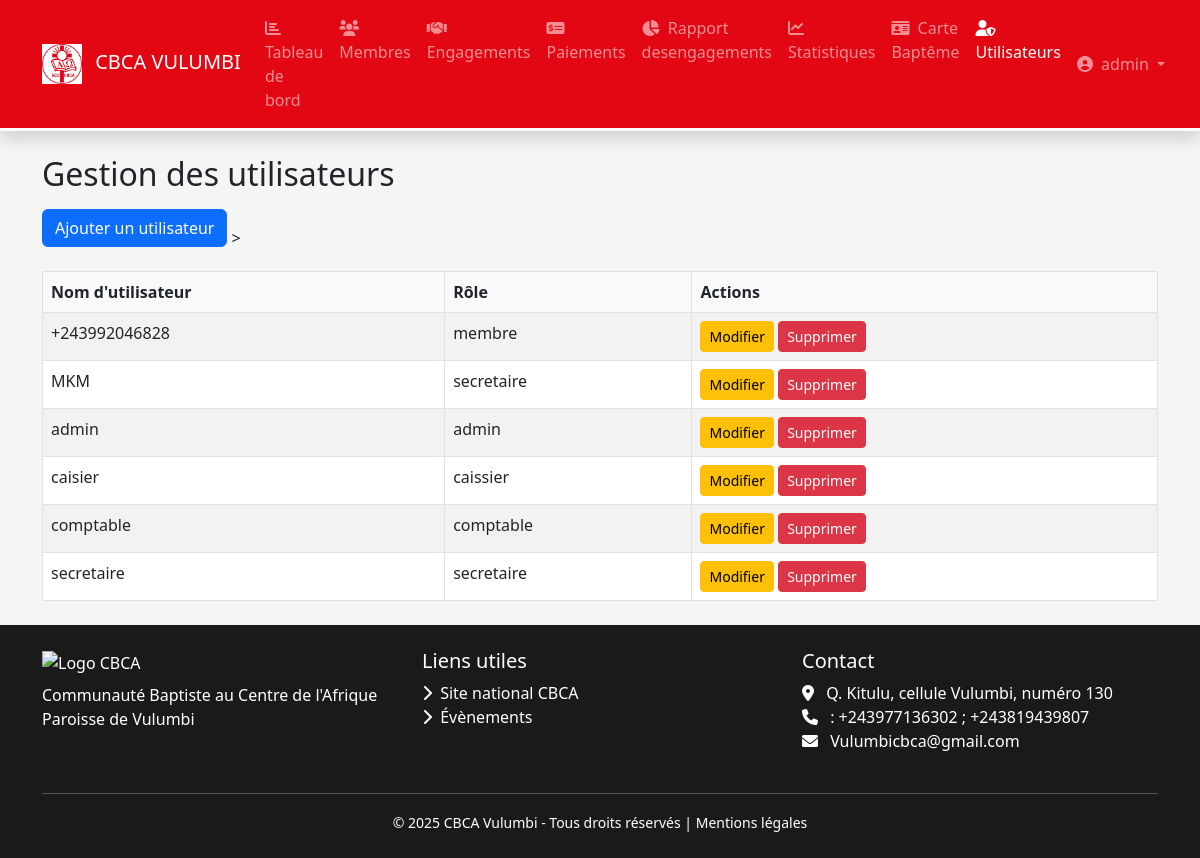
The app's page /utilisateurs (signed in) with its own data.
### models.py (models this page shows, shortened)
class User(db.Model, UserMixin):
    __tablename__ = 'users'
    id = db.Column(db.Integer, primary_key=True)
    username = db.Column(db.String(50), unique=True, nullable=False)
    password_hash = db.Column(db.String(128), nullable=False)
    role = db.Column(db.String(20), default='user')
    last_login = db.Column(db.DateTime)
    created_at = db.Column(db.DateTime, default=datetime.utcnow)

### app.py (the view)
@app.route('/utilisateurs')
@login_required
@role_required('admin')
def liste_utilisateurs():
    from models import User
    users = User.query.order_by(User.username).all()
    return render_template('utilisateurs/liste.html', title="Utilisateurs", users=users)

### app.py (called while the page is built)
@login_manager.user_loader
def load_user(user_id):
    from models import User
    return User.query.get(int(user_id))

def role_required(*roles):
    def decorator(f):
        @wraps(f)
        def decorated_function(*args, **kwargs):
            if not current_user.is_authenticated or current_user.role not in roles:
                flash("Accès non autorisé", "danger")
                return redirect(url_for('accueil'))
            return f(*args, **kwargs)
        return decorated_function
    return decorator

### templates/utilisateurs/liste.html (shortened to what this page needs)
{% extends "base.html" %}
{% block content %}
<h2 class="mb-3">Gestion des utilisateurs</h2>
<a href="{{ url_for('ajouter_utilisateur') }}" class="btn btn-primary mb-4">Ajouter un utilisateur</a>
<table class="table table-bordered table-striped">
    <thead>
        <tr>
            <th>Nom d'utilisateur</th>
            <th>Rôle</th>
            <th>Actions</th>
        </tr>
    </thead>
    <tbody>
        {% for user in users %}
        <tr>
            <td>{{ user.username }}</td>
            <td>{{ user.role }}</td>
            <td>
                <a href="{{ url_for('modifier_utilisateur', id=user.id) }}" class="btn btn-sm btn-warning">Modifier</a>
                <form action="{{ url_for('supprimer_utilisateur', id=user.id) }}" method="POST" style="display:inline-block;" onsubmit="return confirm('Confirmer la suppression ?')">
                    <button type="submit" class="btn btn-sm btn-danger">Supprimer</button>
                </form>
            </td>
        </tr>
        {% endfor %}
    </tbody>
</table>
{% endblock %}

### templates/base.html (shortened to what this page needs)
<!DOCTYPE html>
<html lang="fr">
<head>
    <link href="https://cdn.jsdelivr.net/npm/bootstrap@5.3.0/dist/css/bootstrap.min.css" rel="stylesheet">
    <link href="https://cdnjs.cloudflare.com/ajax/libs/font-awesome/6.0.0/css/all.min.css" rel="stylesheet">
    <link rel="stylesheet" href="{{ url_for('static', filename='css/style.css') }}">
</head>
<body>
<nav class="navbar navbar-expand-lg navbar-dark navbar-cbca shadow">
    <div class="container">
        <a class="navbar-brand" href="{% if current_user.is_authenticated and current_user.role == 'membre' %}{{ url_for('accueil_membre') }}{% else %}{{ url_for('accueil') }}{% endif %}">
            <img src="{{ url_for('static', filename='logo.JPG') }}" alt="Logo CBCA" height="40" class="me-2">
            <span class="d-none d-md-inline">CBCA VULUMBI</span>
        </a>
        <div class="collapse navbar-collapse" id="navbarContent">
            <ul class="navbar-nav me-auto">
                {% if current_user.is_authenticated and  (current_user.role == 'admin' or current_user.role == 'secretaire' or current_user.role == 'caissier' or current_user.role == 'comptable' )  %}
                    <li class="nav-item">
                        <a class="nav-link {% if request.endpoint == 'accueil' %}active{% endif %}" href="{{ url_for('accueil') }}">
                            <i class="fas fa-chart-bar me-1"></i> Tableau de bord
                        </a>
                    </li>
                    <li class="nav-item">
                        <a class="nav-link {% if request.endpoint and request.endpoint.startswith('liste_membres') %}active{% endif %}" href="{{ url_for('liste_membres') }}">
                            <i class="fas fa-users me-1"></i> Membres
                        </a>
                    </li>
                    {% if  current_user.role == 'admin' or current_user.role == 'comptable' or current_user.role == 'caissier'%}
                    <li class="nav-item">
                        <a class="nav-link {% if request.endpoint and request.endpoint.startswith('liste_engagements') %}active{% endif %}" href="{{ url_for('liste_engagements') }}">
                            <i class="fas fa-handshake me-1"></i> Engagements
                        </a>
                    </li>
                    {% endif %}
                    {% if  current_user.role == 'admin' or current_user.role == 'caissier' or current_user.role=='comptable'%}
                    <li class="nav-item">
                        <a class="nav-link {% if request.endpoint and request.endpoint.startswith('liste_paiements') %}active{% endif %}" href="{{ url_for('liste_paiements') }}">
                            <i class="fas fa-money-check-alt me-1"></i> Paiements
                        </a>
                    </li>
                    {% endif %}
                    {% if current_user.role == 'admin' or current_user.role == 'comptable' or current_user.role == 'caissier' %}
        <li class="nav-item">
            <a class="nav-link {% if request.endpoint and request.endpoint.startswith('etat_engagements') %}active{% endif %}" href="{{ url_for('etat_engagements') }}">
                <i class="fas fa-chart-pie me-1"></i> Rapport desengagements
            </a>
        </li>
        {% endif %}
        {% if current_user.role == 'admin' or current_user.role == 'comptable' or current_user.role == 'caissier' %}
<li class="nav-item">
    <a class="nav-link {% if request.endpoint and request.endpoint.startswith('statistiques_annuelles') %}active{% endif %}" href="{{ url_for('statistiques_annuelles') }}">
        <i class="fas fa-chart-line me-1"></i> Statistiques
    </a>
</li>
{% endif %}
                    {% if  current_user.role == 'admin' or current_user.role == 'secretaire' %}
                    <li class="nav-item">
                        <a class="nav-link {% if request.endpoint and request.endpoint.startswith('liste_carte') %}active{% endif %}" href="{{ url_for('liste_carte') }}">
                            <i class="fas fa-id-card me-1"></i> Carte Baptême
                        </a>
                    </li>
                    {% endif %}
                    {% if  current_user.role == 'admin'%}
                    <li class="nav-item">
                        <a class="nav-link {% if request.endpoint and request.endpoint.startswith('liste_utilisateurs') %}active{% endif %}" href="{{ url_for('liste_utilisateurs') }}">
                            <i class="fas fa-user-shield me-1"></i> Utilisateurs
                        </a>
                    </li>
                    {% endif %}
                {% endif %}
            </ul>
            <ul class="navbar-nav">
                {% if current_user.is_authenticated %}
                <li class="nav-item dropdown">
                    <a class="nav-link dropdown-toggle" href="#" id="userDropdown" data-bs-toggle="dropdown">
                        <i class="fas fa-user-circle me-1"></i> {{ current_user.username }}
                    </a>
                </li>
                {% else %}
                <li class="nav-item">
                    <a class="nav-link" href="{{ url_for('login') }}">
                        <i class="fas fa-sign-in-alt me-1"></i> Connexion
                    </a>
                </li>
                {% endif %}
            </ul>
        </div>
    </div>
</nav>
<main class="container my-4 flex-grow-1">
    {% block content %}{% endblock %}
</main>
<footer class="py-4 text-white">
    <div class="container">
        <div class="row">
            <div class="col-md-4 mb-3">
                <img src="{{ url_for('static', filename='images/logo-cbca-white.png') }}" alt="Logo CBCA" height="50">
                <p class="mt-2 mb-0">Communauté Baptiste au Centre de l'Afrique<br>Paroisse de Vulumbi</p>
            </div>
            <div class="col-md-4 mb-3">
                <h5>Liens utiles</h5>
                <ul class="list-unstyled">
                    <li><a href="#" class="text-white text-decoration-none"><i class="fas fa-chevron-right me-1"></i> Site national CBCA</a></li>
                    <li><a href="https://www.bing.com/ck/a?!&&p=1d14503afc3ae7288a9dafbea88a6fae0a4e4fc865662607309451a5b9782316JmltdHM9MTc1NTU2MTYwMA&ptn=3&ver=2&hsh=4&fclid=2bdc9d18-43a1-656a-25f7-8b0b47a163b1&psq=CBCA&u=a1aHR0cHM6Ly93d3cub2lrb3VtZW5lLm9yZy9mci9tZW1iZXItY2h1cmNoZXMvY29tbXVuaXR5LW9mLWJhcHRpc3QtY2h1cmNoZXMtaW4tY2VudHJhbC1hZnJpY2EjOn46dGV4dD1UaGUlMjBDb21tdW5pdHklMjBvZiUyMEJhcHRpc3QlMjBDaHVyY2hlcyUyMGluJTIwQ2VudHJhbCUyMEFmcmljYSxvZiUyMENvbmdvLiUyMFRoZSUyMGNodXJjaCUyMGJlY2FtZSUyMGluZGVwZW5kZW50JTIwaW4lMjAxOTY0Lg&ntb=1" class="text-white text-decoration-none"><i class="fas fa-chevron-right me-1"></i> Évènements</a></li>
                </ul>
            </div>
            <div class="col-md-4 mb-3">
                <h5>Contact</h5>
                <address>
                    <i class="fas fa-map-marker-alt me-2"></i> Q. Kitulu, cellule Vulumbi, numéro 130<br>
                    <i class="fas fa-phone me-2"></i> : +243977136302 ; +243819439807<br>
                    <i class="fas fa-envelope me-2"></i> Vulumbicbca@gmail.com
                </address>
            </div>
        </div>
        <hr class="my-2 bg-light">
        <div class="text-center pt-2">
            <small>&copy; 2025 CBCA Vulumbi - Tous droits réservés | <a href="#" class="text-white text-decoration-none">Mentions légales</a></small>
        </div>
    </div>
</footer>
</body>
</html>

### static/style.css (style rules this page uses)
body { font-family: 'Segoe UI', 'Roboto', sans-serif; background-color: var(--cbcagray); }
.navbar-cbca { border-bottom: 3px solid white; }
.table { margin-bottom: 0; }
.table thead th { background-color: #f8f9fa; border-bottom-width: 1px; font-weight: 600; }

### templates/base.html (style rules this page uses)
:root { --cbcared:#e30613; --cbcawhite:#fff; --cbcadark:#1a1a1a; --cbcagray:#f5f5f5; }
body { font-family: 'Segoe UI', Tahoma, Geneva, Verdana, sans-serif; background: var(--cbcagray); display:flex; flex-direction:column; min-height:100vh; }
.navbar-cbca { background-color: var(--cbcared); border-bottom: 3px solid white; }
footer { background: var(--cbcadark); margin-top:auto; }

### records on screen
User: username "admin", role "admin"
User: username "+243992046828", role "membre"
User: username "MKM", role "secretaire"
User: username "caisier", role "caissier"
User: username "comptable", role "comptable"
User: username "secretaire", role "secretaire"
